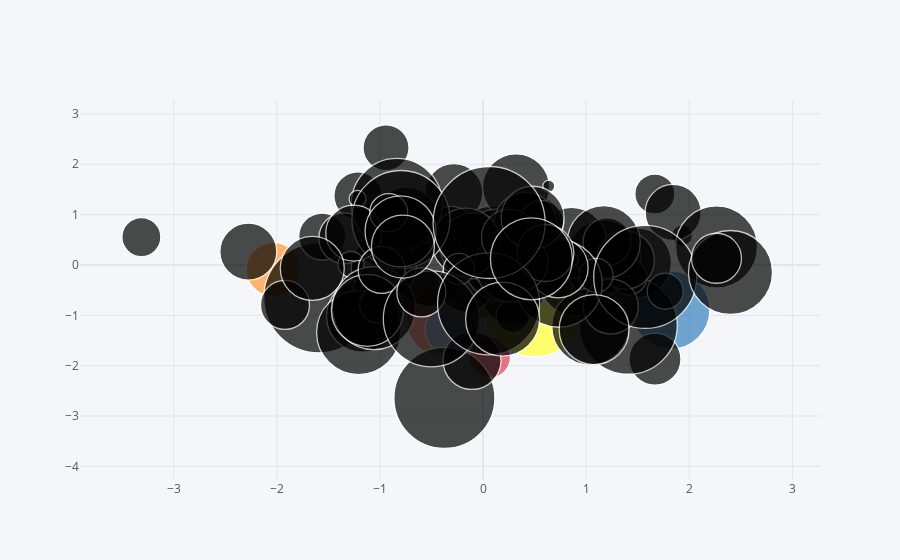

Source (notebook cell):
### Code cell
df.iplot(kind='bubble', x='A', y='B', size='C')
